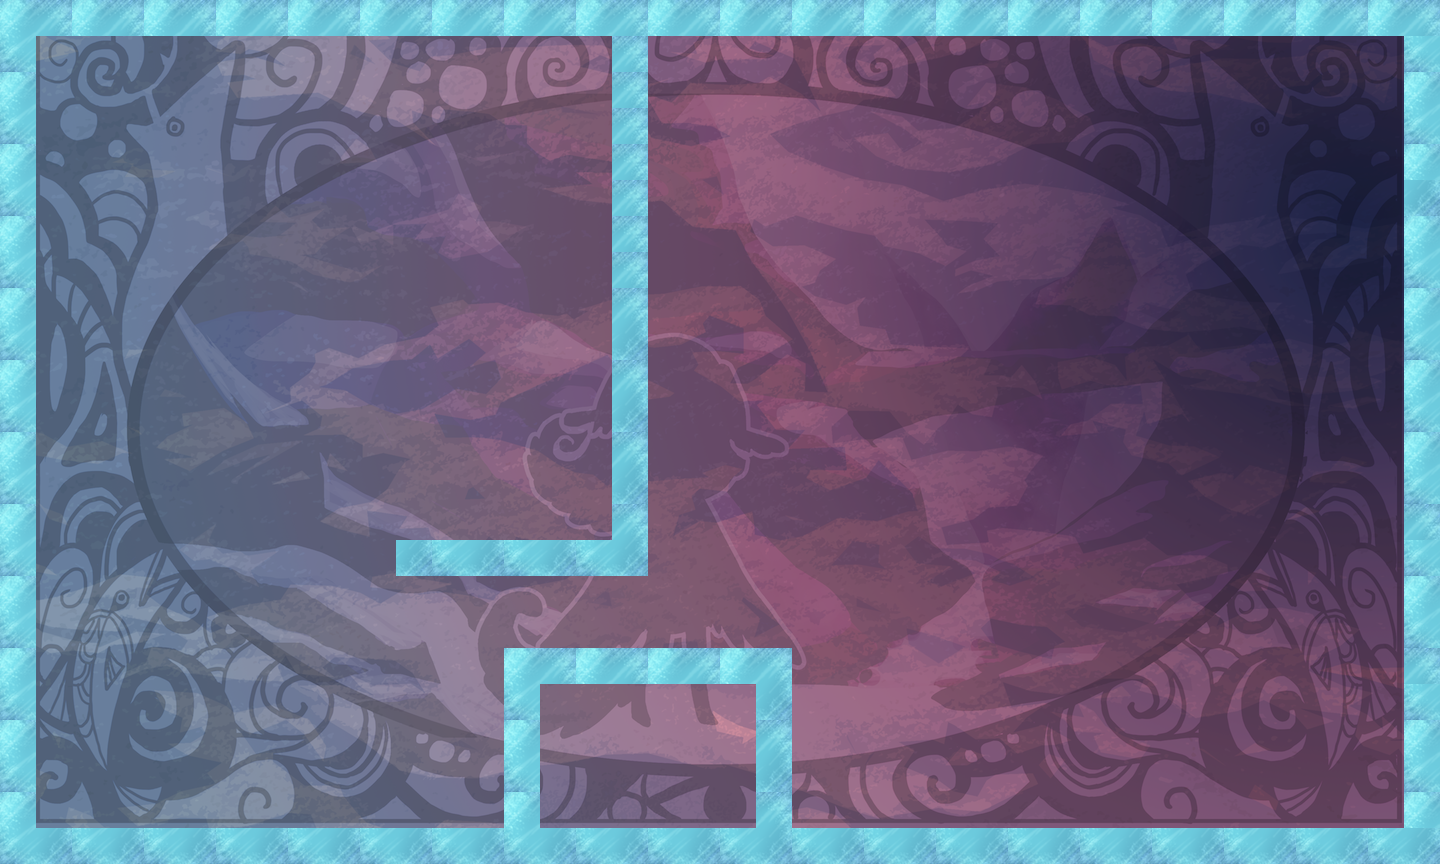

This is a level from a 2D game, rendered from its Tiled map with the project's own tilesets. A one-line summary and the map file follow, with tile-layer data summarised:
An orthogonal 40x24 tile map with 36x36 px tiles, 2 tile layers (bg, tiles), 14 tilesets.

<map version="1.0" orientation="orthogonal" width="40" height="24" tilewidth="36" tileheight="36">
 <properties>
  <property name="itemGoal" value="4" />
  <property name="itemSize" value="1" />
  <property name="moveObj" value="0" />
  <property name="playerLocation" value="!json! {&quot;x&quot;: 20, &quot;y&quot;:12 }" />
  <property name="tutorial" value="false" />
 </properties>
 <tileset firstgid="1" name="bg" tilewidth="1440" tileheight="864">
  <tileoffset x="-720" y="432" />
  <image source="../../../art/bg.png" width="1440" height="864" />
 </tileset>
 <tileset firstgid="2" name="redWall" tilewidth="36" tileheight="36">
  <image source="../../../art/redWall.png" width="72" height="72" />
  <tile id="0">
   <properties>
    <property name="bodyType" value="static" />
    <property name="collType" value="solid" />
    <property name="func" value="redWallCollision" />
    <property name="name" value="redWall" />
    <property name="physics:bounce" value="0" />
    <property name="physics:enabled" value="true" />
   </properties>
  </tile>
  <tile id="1">
   <properties>
    <property name="bodyType" value="static" />
    <property name="collType" value="solid" />
    <property name="func" value="redWallCollision" />
    <property name="name" value="redWall" />
    <property name="physics:bounce" value="0" />
    <property name="physics:enabled" value="true" />
   </properties>
  </tile>
  <tile id="2">
   <properties>
    <property name="bodyType" value="static" />
    <property name="collType" value="solid" />
    <property name="func" value="redWallCollision" />
    <property name="name" value="redWall" />
    <property name="physics:bounce" value="0" />
    <property name="physics:enabled" value="true" />
   </properties>
  </tile>
  <tile id="3">
   <properties>
    <property name="bodyType" value="static" />
    <property name="collType" value="solid" />
    <property name="func" value="redWallCollision" />
    <property name="name" value="redWall" />
    <property name="physics:bounce" value="0" />
    <property name="physics:enabled" value="true" />
   </properties>
  </tile>
 </tileset>
 <tileset firstgid="6" name="aura" tilewidth="72" tileheight="72">
  <image source="../../../art/aura.png" width="72" height="72" />
  <tile id="0">
   <properties>
    <property name="bodyType" value="static" />
    <property name="collType" value="passThru" />
    <property name="func" value="blueAuraCollision" />
    <property name="name" value="blueAura" />
    <property name="physics:bounce" value="0" />
    <property name="physics:enabled" value="true" />
   </properties>
  </tile>
 </tileset>
 <tileset firstgid="7" name="rune" tilewidth="72" tileheight="72">
  <image source="../../../art/rune.png" width="72" height="72" />
  <tile id="0">
   <properties>
    <property name="bodyType" value="static" />
    <property name="collType" value="passThru" />
    <property name="func" value="runeCollision" />
    <property name="name" value="rune" />
    <property name="physics:bounce" value="0" />
    <property name="physics:enabled" value="true" />
   </properties>
  </tile>
 </tileset>
 <tileset firstgid="8" name="key" tilewidth="72" tileheight="72">
  <image source="../../../art/antler.png" width="72" height="72" />
  <tile id="0">
   <properties>
    <property name="bodyType" value="static" />
    <property name="collType" value="passThru" />
    <property name="collectible" value="true" />
    <property name="func" value="keyCollision" />
    <property name="name" value="key" />
    <property name="physics:bounce" value="0" />
    <property name="physics:enabled" value="true" />
   </properties>
  </tile>
 </tileset>
 <tileset firstgid="9" name="blueWall" tilewidth="36" tileheight="36">
  <image source="../../../art/blueWall.png" width="72" height="72" />
  <tile id="0">
   <properties>
    <property name="bodyType" value="static" />
    <property name="collType" value="wall" />
    <property name="func" value="blueWallCollision" />
    <property name="name" value="blueWall" />
    <property name="physics:bounce" value="0" />
    <property name="physics:enabled" value="true" />
   </properties>
  </tile>
  <tile id="1">
   <properties>
    <property name="bodyType" value="static" />
    <property name="collType" value="wall" />
    <property name="func" value="blueWallCollision" />
    <property name="name" value="blueWall" />
    <property name="physics:bounce" value="0" />
    <property name="physics:enabled" value="true" />
   </properties>
  </tile>
  <tile id="2">
   <properties>
    <property name="bodyType" value="static" />
    <property name="collType" value="wall" />
    <property name="func" value="blueWallCollision" />
    <property name="name" value="blueWall" />
    <property name="physics:bounce" value="0" />
    <property name="physics:enabled" value="true" />
   </properties>
  </tile>
  <tile id="3">
   <properties>
    <property name="bodyType" value="static" />
    <property name="collType" value="wall" />
    <property name="func" value="blueWallCollision" />
    <property name="name" value="blueWall" />
    <property name="physics:bounce" value="0" />
    <property name="physics:enabled" value="true" />
   </properties>
  </tile>
 </tileset>
 <tileset firstgid="13" name="greenWall" tilewidth="36" tileheight="36">
  <image source="../../../art/greenWall.png" width="72" height="72" />
  <tile id="0">
   <properties>
    <property name="bodyType" value="static" />
    <property name="collType" value="solid" />
    <property name="func" value="greenWallCollision" />
    <property name="name" value="greenWall" />
    <property name="physics:bounce" value="0" />
    <property name="physics:enabled" value="static" />
   </properties>
  </tile>
  <tile id="1">
   <properties>
    <property name="bodyType" value="static" />
    <property name="collType" value="solid" />
    <property name="func" value="greenWallCollision" />
    <property name="name" value="greenWall" />
    <property name="physics:bounce" value="0" />
    <property name="physics:enabled" value="true" />
   </properties>
  </tile>
  <tile id="2">
   <properties>
    <property name="bodyType" value="static" />
    <property name="collType" value="solid" />
    <property name="func" value="greenWallCollision" />
    <property name="name" value="greenWall" />
    <property name="physics:bounce" value="0" />
    <property name="physics:enabled" value="true" />
   </properties>
  </tile>
  <tile id="3">
   <properties>
    <property name="bodyType" value="static" />
    <property name="collType" value="solid" />
    <property name="func" value="greenWallCollision" />
    <property name="name" value="greenWall" />
    <property name="physics:bounce" value="0" />
    <property name="physics:enabled" value="true" />
   </properties>
  </tile>
 </tileset>
 <tileset firstgid="17" name="lockedDoor" tilewidth="72" tileheight="72">
  <image source="../../../art/lockeddoor.png" width="72" height="72" />
  <tile id="0">
   <properties>
    <property name="bodyType" value="static" />
    <property name="collType" value="solid" />
    <property name="func" value="lockedDoorCollision" />
    <property name="name" value="lockedDoor" />
    <property name="physics:bounce" value="0" />
    <property name="physics:enabled" value="true" />
   </properties>
  </tile>
 </tileset>
 <tileset firstgid="18" name="runeblue" tilewidth="72" tileheight="72">
  <image source="../../../art/runeblue.png" width="72" height="72" />
  <tile id="0">
   <properties>
    <property name="bodyType" value="static" />
    <property name="collType" value="passThru" />
    <property name="func" value="runeCollision" />
    <property name="name" value="blueRune" />
    <property name="physics:bounce" value="0" />
    <property name="physics:enabled" value="true" />
   </properties>
  </tile>
 </tileset>
 <tileset firstgid="19" name="runegreen" tilewidth="72" tileheight="72">
  <image source="../../../art/runegreen.png" width="72" height="72" />
  <tile id="0">
   <properties>
    <property name="bodyType" value="static" />
    <property name="collType" value="passThru" />
    <property name="func" value="runeCollision" />
    <property name="name" value="greenRune" />
    <property name="physics:bounce" value="0" />
    <property name="physics:enabled" value="true" />
   </properties>
  </tile>
 </tileset>
 <tileset firstgid="20" name="runepink" tilewidth="72" tileheight="72">
  <image source="../../../art/runepink.png" width="72" height="72" />
  <tile id="0">
   <properties>
    <property name="bodyType" value="static" />
    <property name="collType" value="passThru" />
    <property name="func" value="runeCollision" />
    <property name="name" value="pinkRune" />
    <property name="physics:bounce" value="0" />
    <property name="physics:enabled" value="true" />
   </properties>
  </tile>
 </tileset>
 <tileset firstgid="21" name="runepurple" tilewidth="72" tileheight="72">
  <image source="../../../art/runepurple.png" width="72" height="72" />
  <tile id="0">
   <properties>
    <property name="bodyType" value="static" />
    <property name="collType" value="passThru" />
    <property name="func" value="runeCollision" />
    <property name="name" value="purpleRune" />
    <property name="physics:bounce" value="0" />
    <property name="physics:enabled" value="true" />
   </properties>
  </tile>
 </tileset>
 <tileset firstgid="22" name="runeyellow" tilewidth="72" tileheight="72">
  <image source="../../../art/runeyellow.png" width="72" height="72" />
  <tile id="0">
   <properties>
    <property name="bodyType" value="static" />
    <property name="collType" value="passThru" />
    <property name="func" value="runeCollision" />
    <property name="name" value="yellowRune" />
    <property name="physics:bounce" value="0" />
    <property name="physics:enabled" value="true" />
   </properties>
  </tile>
 </tileset>
 <tileset firstgid="23" name="totem" tilewidth="162" tileheight="162">
  <image source="../../../art/totem.png" width="162" height="162" />
  <tile id="0">
   <properties>
    <property name="bodyType" value="static" />
    <property name="collType" value="passThru" />
    <property name="func" value="totemAttractCollision" />
    <property name="name" value="totem" />
    <property name="physics:bounce" value="0" />
    <property name="physics:enabled" value="true" />
   </properties>
  </tile>
 </tileset>
 <layer name="bg" width="40" height="24">
  <data>[960 cells, 1 non-empty, 1 distinct tile ids]</data>
 </layer>
 <layer name="tiles" width="40" height="24">
  <data>[960 cells, 162 non-empty, 5 distinct tile ids]</data>
 </layer>
</map>
